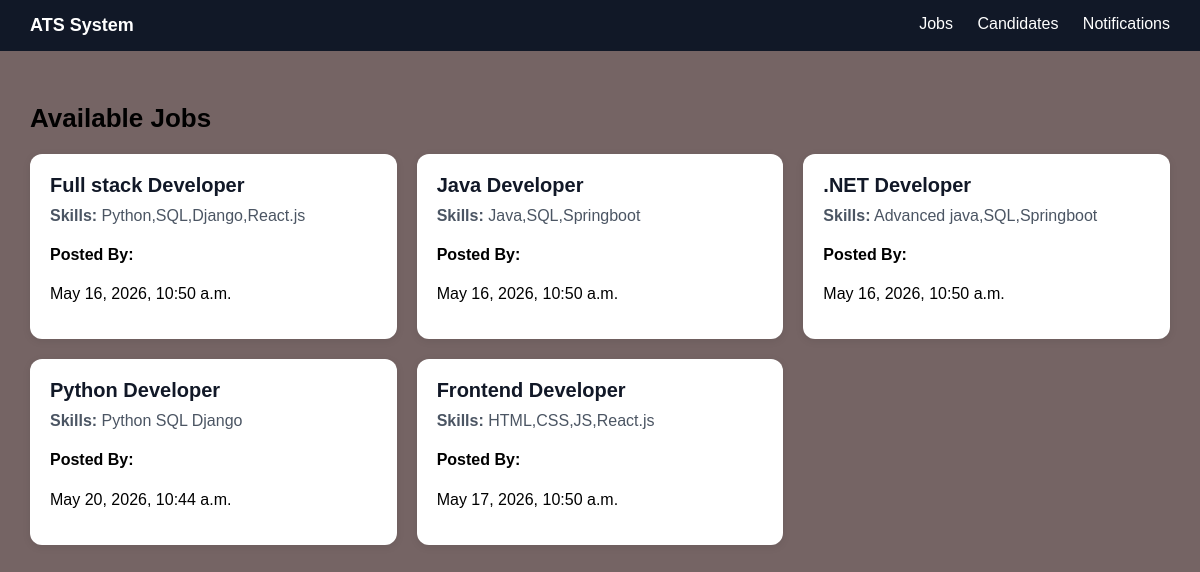
The page / on the database its author committed.
### jobs/models.py (models this page shows)
class Jobs(models.Model):
    title=models.CharField(max_length=20)
    required_skills=models.CharField(max_length=30)
    created_time=models.DateTimeField()

### jobs/views.py (the view)
# urls.py: path('', home, name='home'),
def home(request):
    jobs = Jobs.objects.all()
    return render(request, "jobs.html", {"jobs": jobs})

### templates/Jobs.html (shortened to what this page needs)
{% load static %}
<!DOCTYPE html>
<html>
<head>
    <link rel="stylesheet" href="{% static 'style.css' %}?v=2">
</head>
<body>
<nav class="navbar">
    <div class="logo">ATS System</div>
    <div class="nav-links">
        <a href="/">Jobs</a>
        <a href="/candidates/">Candidates</a>
        <a href="/notifications/">Notifications</a>
    </div>
</nav>
<div class="container">
    <h2 class="title">Available Jobs</h2>
    <div class="job-grid">
        {% for job in jobs %}
            <div class="job-card">
                <h3 class="job-title">{{ job.title }}</h3>
                <p class="job-skills">
                    <b>Skills:</b> {{ job.required_skills }}
                </p>
                <p class="create">
                    <h4>Posted By:</h4>{{job.created_time}}
                </p>
            </div>
        {% empty %}
            <p>No jobs available</p>
        {% endfor %}
    </div>
</div>
</body>
</html>

### static/style.css (style rules this page uses)
body { margin: 0; font-family: Arial, sans-serif; background:rgb(117, 100, 100); }
.navbar { display: flex; justify-content: space-between; padding: 15px 30px; background: #111827; color: white; }
.navbar a { color: white; margin-left: 20px; text-decoration: none; }
.logo { font-weight: bold; font-size: 18px; }
.container { padding: 30px; }
.title { font-size: 26px; margin-bottom: 20px; }
.job-grid { display: grid; grid-template-columns: repeat(auto-fit, minmax(280px, 1fr)); gap: 20px; }
.job-card { background: white; border-radius: 12px; padding: 20px; box-shadow: 0 2px 8px rgba(0,0,0,0.08); transition: 0.3s ease; }
.job-title { margin: 0; font-size: 20px; color: #111827; }
.job-skills { margin-top: 10px; color: #4b5563; }

### rows shown on the page
Jobs: title "Full stack Developer", required_skills "Python,SQL,Django,React.js", created_time "May 16, 2026, 10:50 a.m."
Jobs: title "Java Developer", required_skills "Java,SQL,Springboot", created_time "May 16, 2026, 10:50 a.m."
Jobs: title ".NET Developer", required_skills "Advanced java,SQL,Springboot", created_time "May 16, 2026, 10:50 a.m."
Jobs: title "Python Developer", required_skills "Python SQL Django", created_time "May 20, 2026, 10:44 a.m."
Jobs: title "Frontend Developer", required_skills "HTML,CSS,JS,React.js", created_time "May 17, 2026, 10:50 a.m."
